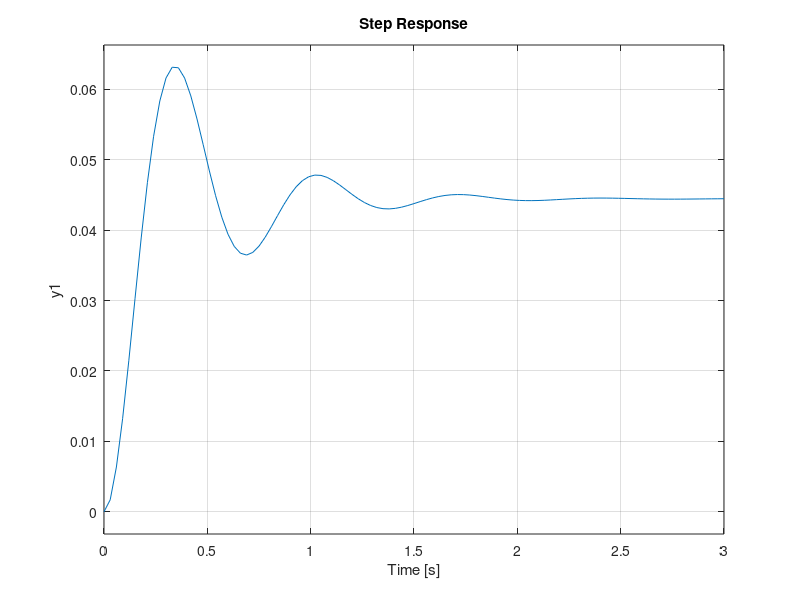

Write MATLAB code to recreate this figure.
% ============================================================
% CURSO: SISTEMAS DINÁMICOS
% GRUPO: 2
% SEMESTRE: 2022-3
% PROFESOR: DAVID JULIAN GONZÁLEZ MALDONADO
% ============================================================

close all % Cierro todas las ventanas
clc % Limpio el Command Window

t = -10:0.01:10; % Creo un vector de tiempo de 0 a 10, en interv. de 0.01

% Gráfica de una onda seno
x1 = sin(2*pi*t/3);
figure
plot(t,x1)
title('sin(2*pi*t/3)')

% Cálculo de polos de la función F = (s+1)/(4s^3+2s^2+3s+1)
polos = roots([4 2 3 1])

% Respuesta de sistemas subamortiguados
k=4/90; % Ganancia K
sigma = 5/2; % sigma = zeta*omegan
omegad=sqrt(335)/2; % Frecuencia amortiguada
omegan=sqrt(90); % Frecuencia no amortiguada
zeta=sigma/omegan; % Coeficiente de amortiguamento

tr=(pi-atan(omegad/sigma))/omegad % Tiempo de retardo
tp=pi/omegad % Tiempo pico
Mp=k*e^(-zeta/sqrt(1-zeta^2)*pi) % Sobrepaso máximo
ts=4/(zeta*omegan) % Tiempo de subida
sys = tf(4,[1 5 90]) % Función de Transferencia
step(sys,3)
